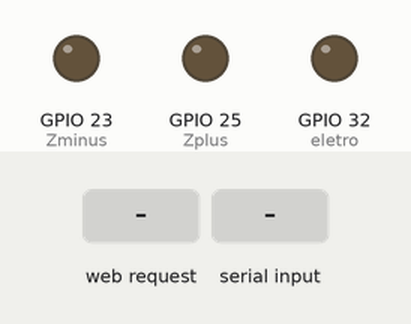
The sketch below on a simulated ESP32. Parts: output pins drawn as LEDs (lit = HIGH). Inputs (shaded band) come from the test bench. WiFi joins after 1.5 s; servers stay silent unless stated; pins used as bus, display or sensor lines are not drawn; what the sketch prints to the serial monitor is not drawn.

Above: at 2.7 s.
2.8 s: HTTP request GET /esp32/ponte/Zneg/on received
At 3.4 s:
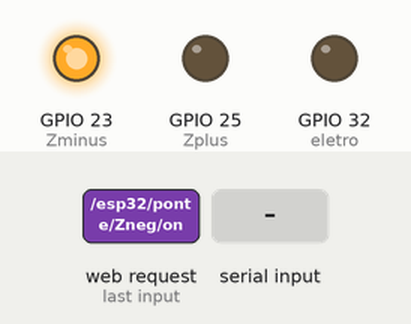
4.3 s: "1\n" received over Serial
5.8 s: HTTP request GET /esp32/ponte/Xneg/on received
7.3 s: HTTP request GET /esp32/ponte/Xneg/off received
Timing chart, 0 to 9.8 s (numbered marks = the images above; inputs shaded):
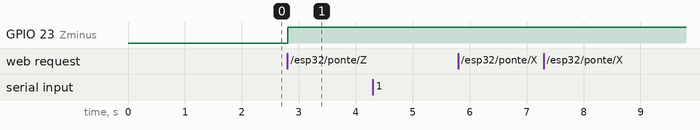

The sketch:

tcc_ponte.ino
```cpp
#include <ESP32Servo.h>
#include <analogWrite.h>
#include <ESP32Tone.h>
#include <ESP32PWM.h>

//#include <Arduino.h>
#include <WiFi.h>

const char* ssid = "WhiteCat";
const char* password = "lima1710";

// Assign output variables to GPIO pins
const int Yplus  = 12;
const int Yminus = 14;
const int Xplus  = 27;
const int Xminus = 26;
const int Zplus  = 25;
const int Zminus = 23;
const int eletro = 32;

WiFiServer server(80);

// Variable to store the HTTP request
String header;

// other variables


// Current time
unsigned long currentTime = millis();
// Previous time
unsigned long previousTime = 0;
// Define timeout time in milliseconds (example: 2000ms = 2s)
const long timeoutTime = 200;


void conecta(){

  Serial.print("Conectando a rede local SSID: ");
  Serial.println(ssid);


  WiFi.begin(ssid,password);
  while(WiFi.status() != WL_CONNECTED){
    delay(500);
    Serial.print(".");
  }
  Serial.println(" ");
  Serial.println("WiFi Conectado.");
  Serial.println("IP : ");
  Serial.println(WiFi.localIP());
  server.begin();
}

void setup() {
  pinMode(Yplus, OUTPUT);
  pinMode(Yminus, OUTPUT);
  pinMode(Xplus, OUTPUT);
  pinMode(Xminus, OUTPUT);
  pinMode(Zplus, OUTPUT);
  pinMode(Zminus, OUTPUT);
  pinMode(eletro, OUTPUT);

Serial.begin(115200);
conecta();
server.begin();

}

void httpSerial (){
WiFiClient client = server.available();   // Listen for incoming clients

  if (client) {                             // If a new client connects,
    currentTime = millis();
    previousTime = currentTime;
  Serial.println("New Client.");          // print a message out in the serial port
    String currentLine = "";                // make a String to hold incoming data from the client
    while (client.connected() && currentTime - previousTime <= timeoutTime) {  // loop while the client's connected
      currentTime = millis();
      if (client.available()) {             // if there's bytes to read from the client,
        char c = client.read();             // read a byte, then
        Serial.write(c);                    // print it out the serial monitor
        header += c;
        if (c == '\n') {                    // if the byte is a newline character
          // if the current line is blank, you got two newline characters in a row.
          // that's the end of the client HTTP request, so send a response:
          if (currentLine.length() == 0) {
                 // HTTP headers always start with a response code (e.g. HTTP/1.1 200 OK)
                // and a content-type so the client knows what's coming, then a blank line:
            client.println("HTTP/1.1 200 OK");
            client.println("Content-type:text/html");
            client.println("Connection: close");
            client.println();

            // turns the GPIOs on and off
            if (header.indexOf("GET /esp32/ponte/Xneg/on") >= 0) {
              Serial.println("X- on");
              digitalWrite(Xminus, HIGH);
            } else if (header.indexOf("GET /esp32/ponte/Xneg/off") >= 0){
               Serial.println("X- off");
              digitalWrite(Xminus, LOW);
            }
            if (header.indexOf("GET /esp32/ponte/Xplus/on") >= 0) {
                digitalWrite(Xplus, HIGH);
              Serial.println("X+ on");
            } else if (header.indexOf("GET /esp32/ponte/Xplus/off") >= 0){
                digitalWrite(Xplus, LOW);
              Serial.println("X+ off");

            }
            if (header.indexOf("GET /esp32/ponte/Yneg/on") >= 0) {
                digitalWrite(Yminus, HIGH);
              Serial.println("Y- on");


            } else if (header.indexOf("GET /esp32/ponte/Yneg/off") >= 0){
                digitalWrite(Yminus, LOW);
              Serial.println("Y- off");

            }
            if (header.indexOf("GET /esp32/ponte/Yplus/on") >= 0) {
              Serial.println("Y+ on");
              digitalWrite(Yplus, HIGH);
            } else if (header.indexOf("GET /esp32/ponte/Yplus/off") >= 0){
              Serial.println("Y+ off");
              digitalWrite(Yplus, LOW);
            }
            if (header.indexOf("GET /esp32/ponte/Zneg/on") >= 0) {
              Serial.println("Z- on");
              digitalWrite(Zminus, HIGH);
            } else if (header.indexOf("GET /esp32/ponte/Zneg/off") >= 0){
              Serial.println("Z- off");
              digitalWrite(Zminus, LOW);
            }
            if (header.indexOf("GET /esp32/ponte/Zplus/on") >= 0) {
                digitalWrite(Zplus, HIGH);
                Serial.println("Z+ on");
            } else if (header.indexOf("GET /esp32/ponte/Zplus/off") >= 0){
                digitalWrite(Zplus, LOW);
              Serial.println("Z+ off");
            }
            if (header.indexOf("GET /esp32/ponte/eletro/on") >=0){
                digitalWrite(eletro, HIGH);
                Serial.println("eletro ima ON");
            }
            else if (header.indexOf("GET /esp32/ponte/eletro/off") >= 0)
            {
                digitalWrite(eletro, LOW);
                Serial.println("eletro ima OFF");
            }


            // The HTTP response ends with another blank line
            client.println();
            // Break out of the while loop
            break;
          } else { // if you got a newline, then clear currentLine
            currentLine = "";
          }
        } else if (c != '\r') {  // if you got anything else but a carriage return character,
          currentLine += c;      // add it to the end of the currentLine
        }
      }
    }
    // Clear the header variable
    header = "";
    // Close the connection
    client.stop();
    Serial.println("Client disconnected.");
    Serial.println("");
  }
}


void loop() {
  httpSerial();
  char receive_msg = 0;

  if (Serial.available() > 0){
    receive_msg = Serial.read();
    if (receive_msg = 'info' ){
      Serial.println ("----------------------------------------");
      Serial.println ("TCC FATEC SBC");
      Serial.println ("INFORMACOES DO PROGRAMA");
      if (WiFi.status() == WL_CONNECTED){

    Serial.print("Conectado ao WiFi local de SSID: ");
    Serial.println(ssid);
    Serial.print ("Endereco de IP: ");
    Serial.println(WiFi.localIP());
  }
      else
      {
          Serial.println("WIFI NAO CONECTADO ");
          Serial.println("FAVOR VERIFICAR ESPECIFICACOES DE SSID E SENHA");
      }
      Serial.println("Grupo: Andre, Eduardo, Gustavo e Peter");
      Serial.println("professor Orientador: Marco Antonio");
      Serial.println ("Programacao por Andre - 2022");
      Serial.println ("----------------------------------------");
    }
  }
}
```

Measured:
- after the input at 2.8 s, GPIO 23 (Zminus): LOW → HIGH at once
- after the input at 4.3 s, every drawn part: stays the same
- after the input at 5.8 s, every drawn part: stays the same
- after the input at 7.3 s, every drawn part: stays the same
